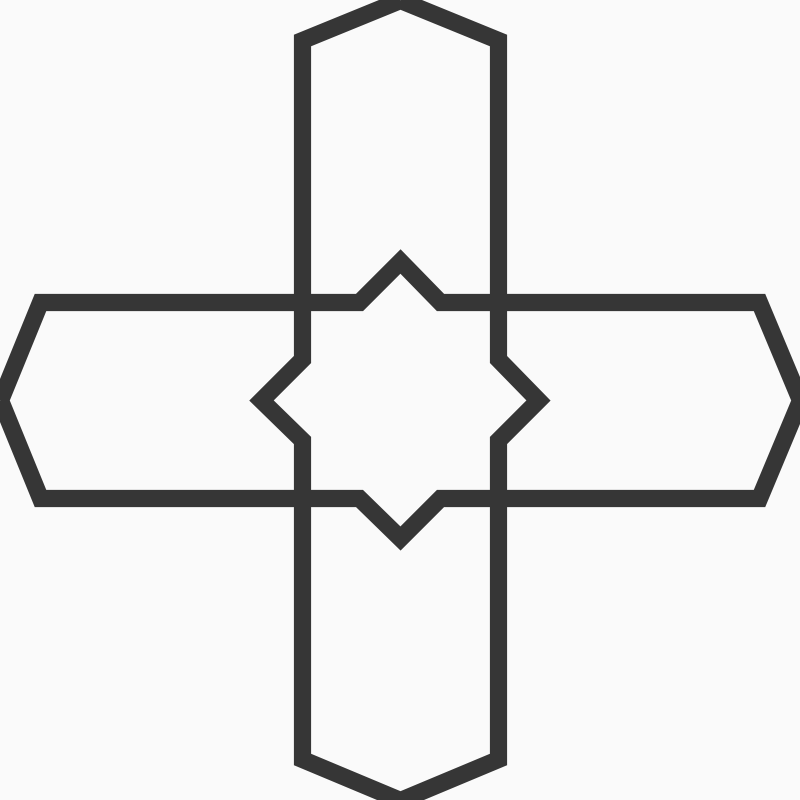
Frame 1 (no input)
Frame 2 (the mouse pressed at the canvas centre, redrawn once): identical to frame 1, image omitted

The Processing sketch that drew this single still picture (run headless with seeded random() and noise(); the mouse was pressed at the canvas centre and the sketch redrawn once):

// Processing sketch: Great_Mosque_of_Kairouan_as_shapes
// ── Great_Mosque_of_Kairouan_as_shapes.pde
int number_of_tiles = 1;
float stroke_width = 8;
void setup() {

  smooth(10);
  strokeCap(SQUARE);
  background(255);
  fill(20);
  noLoop();
  size(800, 800);
}

void draw() {

  fill(255, 0);
  background(250);
  draw_tiles(); 
  save("great_mosque_of_kairouan_as_shapes.jpg");

}

void draw_tiles() { 

  stroke(0, 0, 0, 40);
  strokeWeight(.6);
  float tile_size = width / number_of_tiles;
  for(int i = 0; i < number_of_tiles; i++) {
    float x = tile_size * i;
    for(int ii = 0; ii < number_of_tiles; ii++) {
      float y = tile_size * ii;
      stroke(54);
      strokeWeight(stroke_width * 2.15);
//    draw_tile(x, y, tile_size);
//    stroke(240,240,245);
//    strokeWeight(stroke_width);
      draw_tile(x, y, tile_size);
    }
  }
}

void draw_tile(float x, float y, float tile_size) {
              
  int radius        = int(tile_size / 2);
  float a_angle     = 22.5; 
  float n_length    = radius * tan(radians(a_angle));

  float inner_width = radius * .245;
  float diagonal_offset = inner_width / sin(radians(45));
  float push_it     = tan(radians(a_angle)) * inner_width;

  strokeJoin(MITER);
  fill(245);
  noFill();

  beginShape();
  vertex(radius, 0);
  vertex(radius - inner_width, 0 + push_it);
  vertex(radius - inner_width, radius - push_it);
  vertex(radius - inner_width - push_it, radius);
  vertex(radius - inner_width, radius + push_it);
  vertex(radius - inner_width, tile_size - push_it);
  vertex(radius, tile_size);
  vertex(radius + inner_width, tile_size - push_it);
  vertex(radius + inner_width, tile_size - radius + push_it);
  vertex(radius + inner_width + push_it, tile_size - radius);
  vertex(radius + inner_width, tile_size - radius - push_it);
  vertex(radius + inner_width, 0 + push_it);
  vertex(radius, 0);
  endShape();
  
  beginShape();
  vertex(0, radius);
  vertex(push_it, radius - inner_width);
  vertex(radius - push_it, radius - inner_width);
  vertex(radius, radius - inner_width - push_it);
  vertex(radius + push_it, radius - inner_width);
  vertex(tile_size - push_it, radius - inner_width);
  vertex(tile_size, radius);
  vertex(tile_size - push_it, radius + inner_width);
  vertex(radius + push_it, radius + inner_width);
  vertex(radius, radius + inner_width + push_it);
  vertex(radius - push_it, radius + inner_width);
  vertex(0 + push_it, radius + inner_width);
  vertex(0, radius);
  /*

  vertex(radius - inner_width - push_it, radius);
  vertex(radius - inner_width, radius + push_it);
  vertex(radius - inner_width, tile_size - push_it);
  vertex(radius, tile_size);
  vertex(radius + inner_width, tile_size - push_it);
  vertex(radius + inner_width, tile_size - radius + push_it);
  vertex(radius + inner_width + push_it, tile_size - radius);
  vertex(radius + inner_width, tile_size - radius - push_it);
  vertex(radius + inner_width, 0 + push_it);


    */
  endShape();
     
}

void keyPressed() {
  
  if (key == 'x') {
    stroke_width = stroke_width + .25;
  }
  if(key == 'z') {
    stroke_width = stroke_width - .25;
  }

  if (key == '.') {
    number_of_tiles++;
  }
  if(key == ',') {
    number_of_tiles--;
  }
  number_of_tiles = constrain(number_of_tiles, 1, 10);
  stroke_width = constrain(stroke_width, .25, 20);
  redraw();
}
